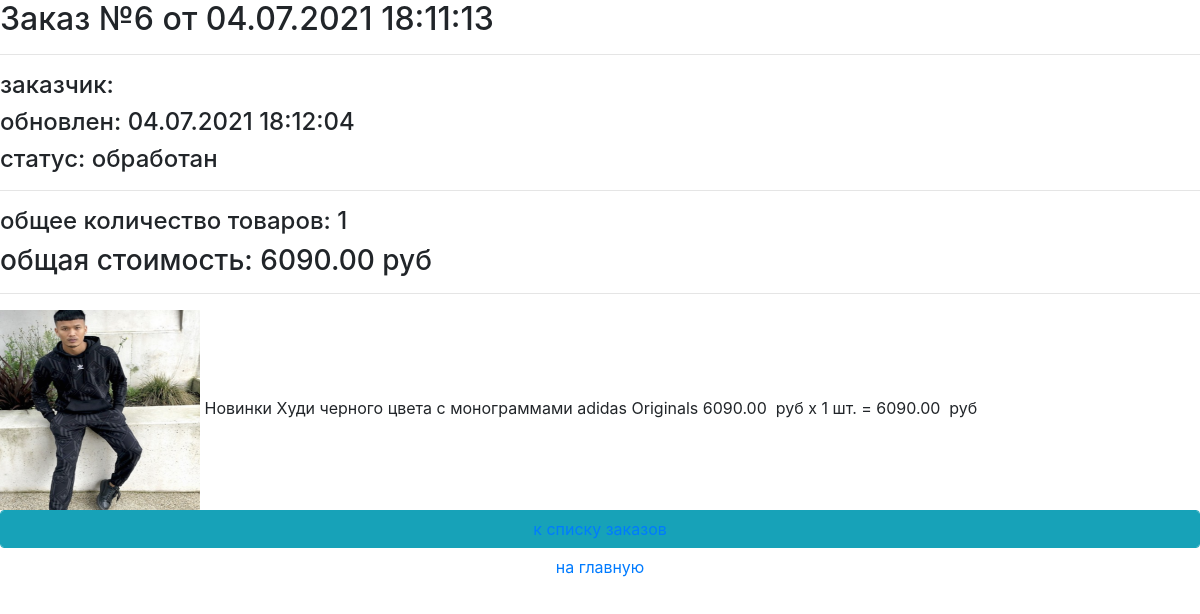
The page /orders/read/6/ on the database its author committed.
### orders/models.py (models this page shows, shortened)
class Order(models.Model):
    FORMING = 'FM'
    SENT_TO_PROCEED = 'STP'
    PROCEEDED = 'PRD'
    PAID = 'PD'
    READY = 'RDY'
    CANCEL = 'CNC'
    DELIVERED = 'DVD'
    ORDER_STATUS_CHOICES = (
        (FORMING, 'формируется'),
        (SENT_TO_PROCEED, 'отправлен в обработку'),
        (PAID, 'оплачен'),
        (PROCEEDED, 'обработан'),
        (READY, 'готов к выдаче'),
        (CANCEL, 'отменен'),
        (DELIVERED, 'выдан')
    )
    user = models.ForeignKey(settings.AUTH_USER_MODEL, on_delete=models.CASCADE)
    created = models.DateTimeField(auto_now_add=True)
    updated = models.DateTimeField(auto_now=True)
    status = models.CharField(max_length=3, choices=ORDER_STATUS_CHOICES, default=FORMING)
    is_active = models.BooleanField(default=True)
    class Meta:
        ordering = ('-created',)
        verbose_name = 'заказ'
        verbose_name_plural = 'заказы'
    def get_total_quantity(self):
        items = self.orderitems.select_related()
        return sum(list(map(lambda x: x.quantity, items)))
    def get_total_cost(self):
        items = self.orderitems.select_related()
        return sum(list(map(lambda x: x.quantity * x.product.price, items)))

class OrderItem(models.Model):
    order = models.ForeignKey(Order, related_name="orderitems", on_delete=models.CASCADE)
    product = models.ForeignKey(Product, on_delete=models.CASCADE)
    quantity = models.PositiveIntegerField(default=0)
    def get_product_cost(self):
        return self.product.price * self.quantity

### products/models.py (models this page shows, shortened)
class Product(models.Model):
    name = models.CharField(max_length=256)
    image = models.ImageField(upload_to='products_images', blank=True)
    description = models.CharField(max_length=64, blank=True, null=True)
    price = models.DecimalField(max_digits=8, decimal_places=2)
    quantity = models.PositiveIntegerField(default=0)
    category = models.ForeignKey(ProductCategory, on_delete=models.CASCADE)

class ProductCategory(models.Model):
    name = models.CharField(max_length=128, unique=True)
    description = models.TextField(blank=True, null=True)

### orders/views.py (the view)
# urls.py: path('read/<pk>/', OrderRead.as_view(), name='read'),
class OrderRead(DetailView):
    model = Order
    def get_context_data(self, **kwargs):
        context = super(OrderRead, self).get_context_data(**kwargs)
        context['title'] = 'заказ/просмотр'
        return context

### products/context_processors.py (called while the page is built)
def basket(request):
    baskets_list = []
    if request.user.is_authenticated:
        baskets_list = Basket.objects.filter(user=request.user)
    return {'baskets': baskets_list}

### orders/templates/orders/order_detail.html
{% extends "orders/base.html" %}
{% load static %}
{% block content %}
    {% include 'orders/includes/inc_order_summary.html' %}
    <div class="basket_list">
        {% for item in object.orderitems.select_related %}
            <div class="basket_record">
                <img src="{{ item.product.image.url }}" width="200" height="200"
                     alt="{{ item.product.short_desc }}">
                <span class="category_name">
                   {{ item.product.category.name }}
               </span>
                <span class="product_name">{{ item.product.name }}</span>
                <span class="product_price">
                   {{ item.product.price }}&nbsp руб
               </span>
                <span class="product_quantitiy">
                   x {{ item.quantity }} шт.
               </span>
                <span class="product_cost">
                    = {{ item.get_product_cost }}&nbsp руб
               </span>
            </div>
        {% endfor %}
    </div>
    {% include 'orders/includes/inc_order_actions.html' %}
{% endblock %}

### orders/templates/orders/includes/inc_order_summary.html (shortened to what this page needs)
{% if object %}
   <div class="h2">Заказ №{{ object.pk }} от {{ object.created|date:"d.m.Y H:i:s" }}</div>
   <hr>
   <div class="h4">заказчик: {{ user.last_name }} {{ user.first_name }} </div>
   <div class="h4">обновлен: {{ object.updated|date:"d.m.Y H:i:s" }}</div>
   <div class="h4">cтатус: {{ object.get_status_display }}</div>
   <hr>
   <div class="h4">
       общее количество товаров: <span class="order_total_quantity">{{ object.get_total_quantity }}</span>
   </div>
   <div class="h3">
       общая стоимость: <span class="order_total_cost">{{ object.get_total_cost }}</span> руб
   </div>
{% endif %}
<hr>

### rows shown on the page
Order: pk "6", created "04.07.2021 18:11:13", updated "04.07.2021 18:12:04", status "обработан", get_total_quantity "1", get_total_cost "6090.00"
OrderItem: product.image (picture), product.category.name "Новинки", product.name "Худи черного цвета с монограммами adidas Originals", product.price "6090.00", quantity "1", get_product_cost "6090.00"
